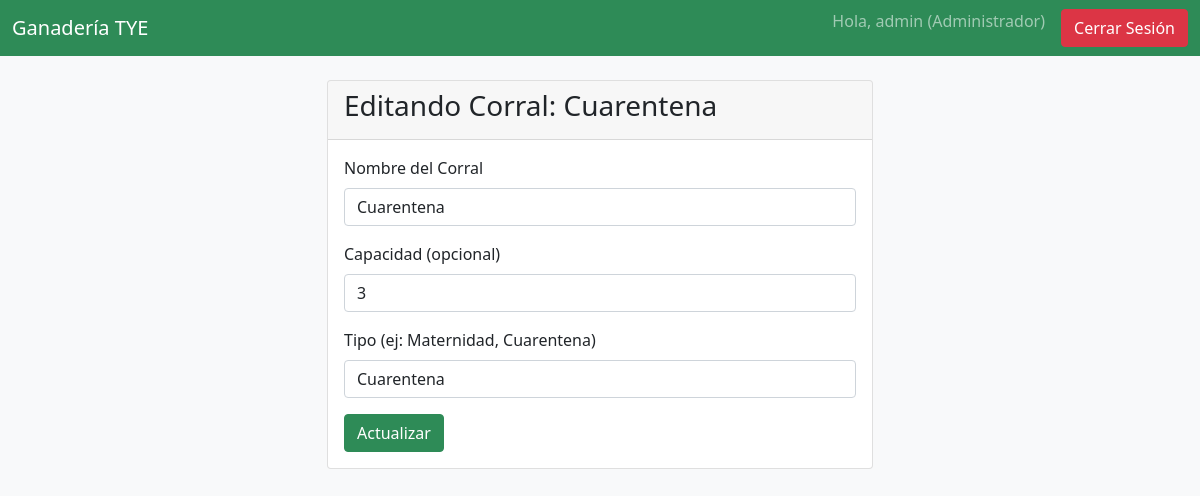
The app's page /corral/edit/1 (signed in) with its own data.
### app.py (models this page shows)
class Corral(db.Model):
    id = db.Column(db.Integer, primary_key=True)
    nombre = db.Column(db.String(100), unique=True, nullable=False)
    capacidad = db.Column(db.Integer, nullable=True)
    tipo_corral = db.Column(db.String(100), nullable=True)

### app.py (the view, shortened to what this page needs)
@app.route('/corral/edit/<int:corral_id>', methods=['GET', 'POST'])
def edit_corral(corral_id):
    if 'user_id' not in session or session['user_rol'] != 'Administrador': return redirect(url_for('login'))
    corral_a_editar = Corral.query.get_or_404(corral_id)
    return render_template('edit_corral.html', corral=corral_a_editar)

### Templates/edit_corral.html (shortened to what this page needs)
{% extends "base.html" %}
{% block content %}
<div class="row justify-content-center">
    <div class="col-md-6">
        <div class="card">
            <div class="card-header"><h3>Editando Corral: {{ corral.nombre }}</h3></div>
            <div class="card-body">
                <form method="post">
                    <div class="mb-3">
                        <label for="nombre" class="form-label">Nombre del Corral</label>
                        <input type="text" name="nombre" class="form-control" value="{{ corral.nombre }}" required>
                    </div>
                    <div class="mb-3">
                        <label for="capacidad" class="form-label">Capacidad (opcional)</label>
                        <input type="number" name="capacidad" class="form-control" value="{{ corral.capacidad or '' }}">
                    </div>
                    <div class="mb-3">
                        <label for="tipo_corral" class="form-label">Tipo (ej: Maternidad, Cuarentena)</label>
                        <input type="text" name="tipo_corral" class="form-control" value="{{ corral.tipo_corral or '' }}">
                    </div>
                    <button type="submit" class="btn btn-primary">Actualizar</button>
                </form>
            </div>
        </div>
    </div>
</div>
{% endblock %}

### Templates/base.html (style rules this page uses)
body { background-color: #f8f9fa; }
.btn-primary { background-color: #2E8B57 !important; border-color: #2E8B57 !important; }

### records on screen
Corral: nombre "Cuarentena", capacidad "3", tipo_corral "Cuarentena"

### other values on screen
{{ session.username }} "admin"
{{ session.user_rol }} "Administrador"
